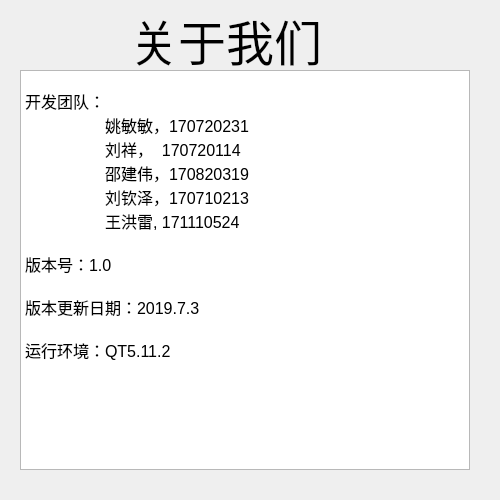
<?xml version="1.0" encoding="UTF-8"?>
<ui version="4.0">
 <class>abouttxt</class>
 <widget class="QDialog" name="abouttxt">
  <property name="geometry">
   <rect>
    <x>0</x>
    <y>0</y>
    <width>500</width>
    <height>500</height>
   </rect>
  </property>
  <property name="windowTitle">
   <string>Dialog</string>
  </property>
  <widget class="QTextBrowser" name="textBrowser">
   <property name="geometry">
    <rect>
     <x>20</x>
     <y>70</y>
     <width>450</width>
     <height>400</height>
    </rect>
   </property>
   <property name="html">
    <string>&lt;!DOCTYPE HTML PUBLIC &quot;-//W3C//DTD HTML 4.0//EN&quot; &quot;http://www.w3.org/TR/REC-html40/strict.dtd&quot;&gt;
&lt;html&gt;&lt;head&gt;&lt;meta name=&quot;qrichtext&quot; content=&quot;1&quot; /&gt;&lt;style type=&quot;text/css&quot;&gt;
p, li { white-space: pre-wrap; }
&lt;/style&gt;&lt;/head&gt;&lt;body style=&quot; font-family:'SimSun'; font-size:9pt; font-weight:400; font-style:normal;&quot;&gt;
&lt;p style=&quot;-qt-paragraph-type:empty; margin-top:0px; margin-bottom:0px; margin-left:0px; margin-right:0px; -qt-block-indent:0; text-indent:0px;&quot;&gt;&lt;br /&gt;&lt;/p&gt;
&lt;p style=&quot; margin-top:0px; margin-bottom:0px; margin-left:0px; margin-right:0px; -qt-block-indent:0; text-indent:0px;&quot;&gt;&lt;span style=&quot; font-size:12pt;&quot;&gt;开发团队：&lt;/span&gt;&lt;/p&gt;
&lt;p style=&quot; margin-top:0px; margin-bottom:0px; margin-left:0px; margin-right:0px; -qt-block-indent:0; text-indent:0px;&quot;&gt;&lt;span style=&quot; font-size:12pt;&quot;&gt;	姚敏敏，170720231&lt;/span&gt;&lt;/p&gt;
&lt;p style=&quot; margin-top:0px; margin-bottom:0px; margin-left:0px; margin-right:0px; -qt-block-indent:0; text-indent:0px;&quot;&gt;&lt;span style=&quot; font-size:12pt;&quot;&gt;	刘祥，  170720114&lt;/span&gt;&lt;/p&gt;
&lt;p style=&quot; margin-top:0px; margin-bottom:0px; margin-left:0px; margin-right:0px; -qt-block-indent:0; text-indent:0px;&quot;&gt;&lt;span style=&quot; font-size:12pt;&quot;&gt;	邵建伟，170820319&lt;/span&gt;&lt;/p&gt;
&lt;p style=&quot; margin-top:0px; margin-bottom:0px; margin-left:0px; margin-right:0px; -qt-block-indent:0; text-indent:0px;&quot;&gt;&lt;span style=&quot; font-size:12pt;&quot;&gt;	刘钦泽，170710213&lt;/span&gt;&lt;/p&gt;
&lt;p style=&quot; margin-top:0px; margin-bottom:0px; margin-left:0px; margin-right:0px; -qt-block-indent:0; text-indent:0px;&quot;&gt;&lt;span style=&quot; font-size:12pt;&quot;&gt;	王洪雷, 171110524&lt;/span&gt;&lt;/p&gt;
&lt;p style=&quot;-qt-paragraph-type:empty; margin-top:0px; margin-bottom:0px; margin-left:0px; margin-right:0px; -qt-block-indent:0; text-indent:0px; font-size:12pt;&quot;&gt;&lt;br /&gt;&lt;/p&gt;
&lt;p style=&quot; margin-top:0px; margin-bottom:0px; margin-left:0px; margin-right:0px; -qt-block-indent:0; text-indent:0px;&quot;&gt;&lt;span style=&quot; font-size:12pt;&quot;&gt;版本号：1.0&lt;/span&gt;&lt;/p&gt;
&lt;p style=&quot;-qt-paragraph-type:empty; margin-top:0px; margin-bottom:0px; margin-left:0px; margin-right:0px; -qt-block-indent:0; text-indent:0px; font-size:12pt;&quot;&gt;&lt;br /&gt;&lt;/p&gt;
&lt;p style=&quot; margin-top:0px; margin-bottom:0px; margin-left:0px; margin-right:0px; -qt-block-indent:0; text-indent:0px;&quot;&gt;&lt;span style=&quot; font-size:12pt;&quot;&gt;版本更新日期：2019.7.3&lt;/span&gt;&lt;/p&gt;
&lt;p style=&quot;-qt-paragraph-type:empty; margin-top:0px; margin-bottom:0px; margin-left:0px; margin-right:0px; -qt-block-indent:0; text-indent:0px; font-size:12pt;&quot;&gt;&lt;br /&gt;&lt;/p&gt;
&lt;p style=&quot; margin-top:0px; margin-bottom:0px; margin-left:0px; margin-right:0px; -qt-block-indent:0; text-indent:0px;&quot;&gt;&lt;span style=&quot; font-size:12pt;&quot;&gt;运行环境：QT5.11.2&lt;/span&gt;&lt;/p&gt;&lt;/body&gt;&lt;/html&gt;</string>
   </property>
  </widget>
  <widget class="QLabel" name="label">
   <property name="geometry">
    <rect>
     <x>130</x>
     <y>10</y>
     <width>241</width>
     <height>61</height>
    </rect>
   </property>
   <property name="font">
    <font>
     <family>方正黄草简体</family>
     <pointsize>36</pointsize>
    </font>
   </property>
   <property name="text">
    <string>关于我们</string>
   </property>
  </widget>
 </widget>
 <resources/>
 <connections/>
</ui>
